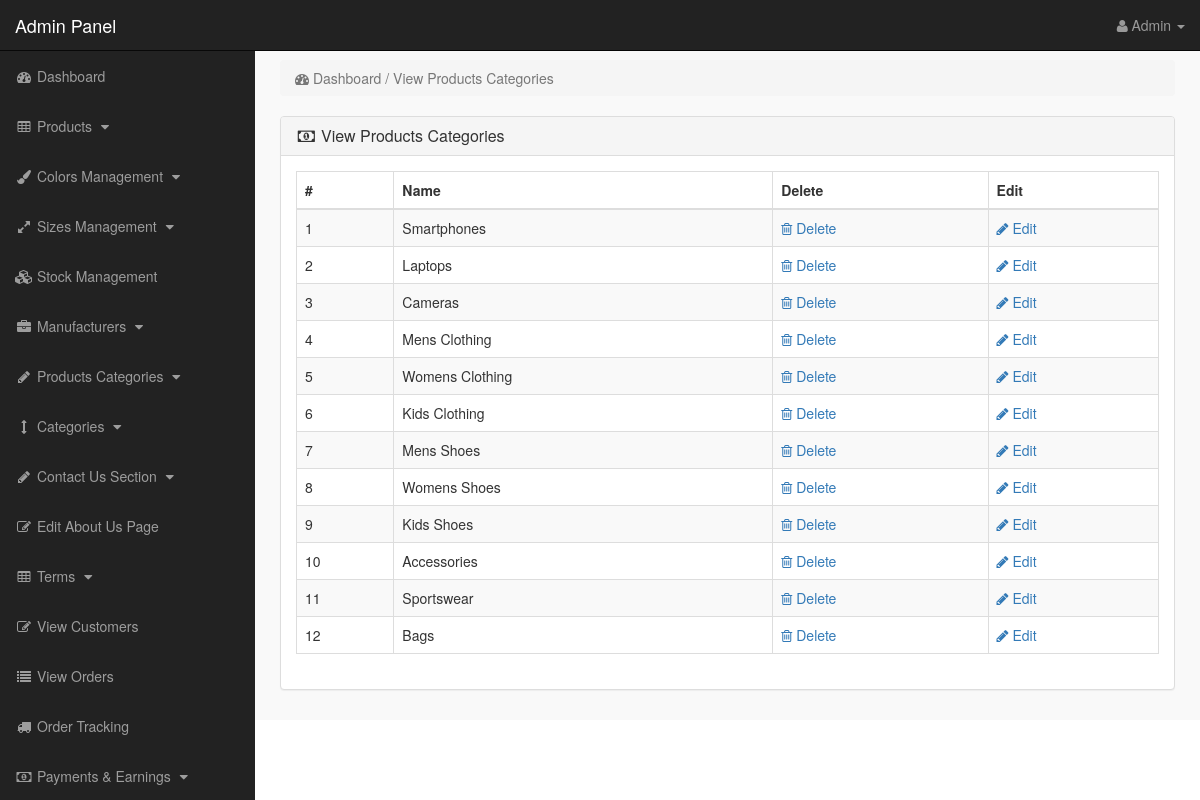
Before: /admin_area/index.php?view_p_cats (signed in) with the older database file.
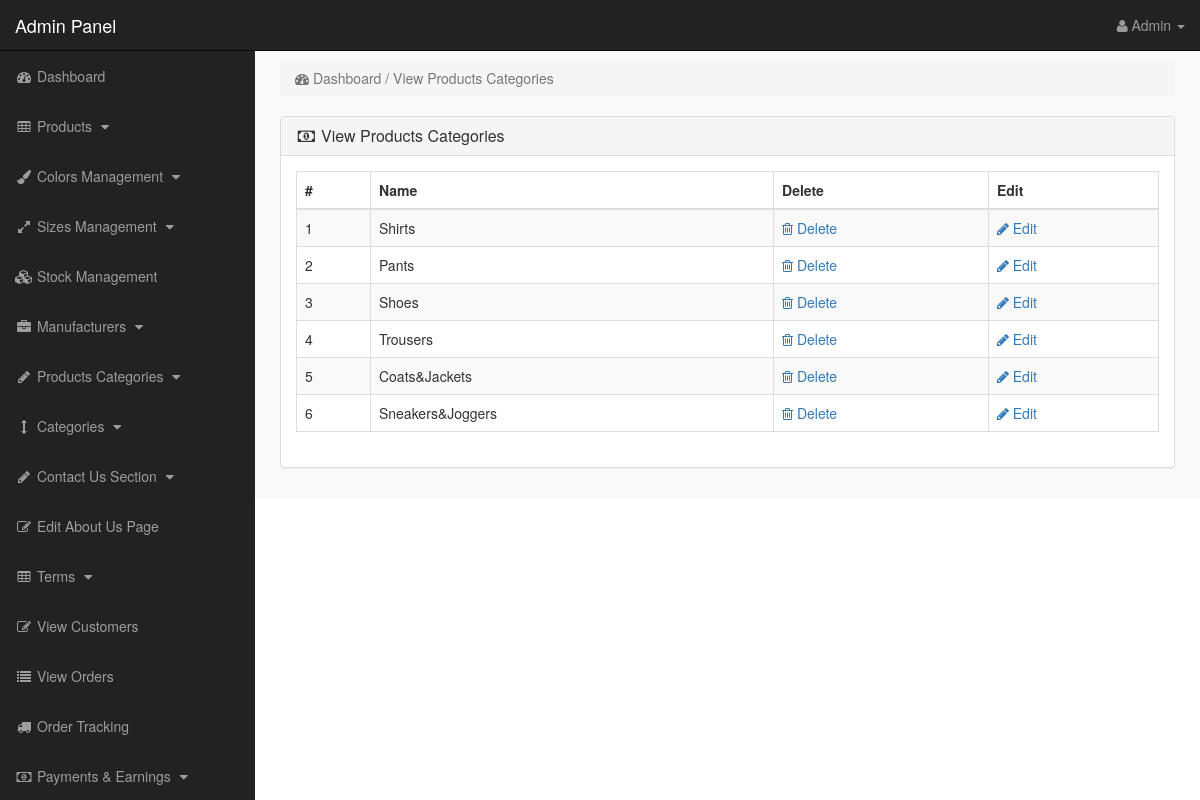
After: the same page with the newer database file.
### tables this page shows
CREATE TABLE `product_categories` (
  `p_cat_id` int(10) NOT NULL,
  `p_cat_title` varchar(255) NOT NULL,
  `p_cat_top` enum('yes','no') DEFAULT 'no',
  `p_cat_image` text DEFAULT NULL,
  `p_cat_desc` text DEFAULT NULL,
  `sizing_type` enum('clothing','shoes','custom','none') DEFAULT 'clothing',
  `p_cat_status` enum('active','inactive') DEFAULT 'active',
  `created_date` timestamp NOT NULL DEFAULT current_timestamp(),
  `updated_date` timestamp NOT NULL DEFAULT current_timestamp() ON UPDATE current_timestamp()
);

### admin_area/view_p_cats.php (the view)
<?php
if(!isset($_SESSION['admin_email'])){
echo "<script>window.open('login.php','_self')</script>";
}
else {
?>
<div class="row">
<div class="col-lg-12">
<ol class="breadcrumb">
<li class="active">
<i class="fa fa-dashboard"></i> Dashboard / View Products Categories
</li>
</ol>
</div>
</div>
<div class="row">
<div class="col-lg-12">
<div class="panel panel-default">
<div class="panel-heading">
<h3 class="panel-title">
<i class="fa fa-money fa-fw"> </i> View Products Categories
</h3>
</div>
<div class="panel-body">
<div class="table-responsive">
<table class="table table-bordered table-hover table-striped">
<thead>
<tr>
<th>#</th>
<th>Name</th>
<th>Delete</th>
<th>Edit</th>
</tr>
</thead>
<tbody>
<?php
$i=0;
$get_p_cats = "select * from product_categories";
$run_p_cats = mysqli_query($con,$get_p_cats);
while($row_p_cats = mysqli_fetch_array($run_p_cats)){
$p_cat_id = $row_p_cats['p_cat_id'];
$p_cat_title = $row_p_cats['p_cat_title'];
$i++;
?>
<tr>
<td> <?php echo $i; ?> </td>
<td> <?php echo $p_cat_title; ?> </td>
<td>
<a href="index.php?delete_p_cat=<?php echo $p_cat_id; ?>">
<i class="fa fa-trash-o"></i> Delete
</a>
</td>
<td>
<a href="index.php?edit_p_cat=<?php echo $p_cat_id; ?>">
<i class="fa fa-pencil"></i> Edit
</a>
</td>
</tr>
<?php } ?>
</tbody>
</table>
</div>
</div>
</div>
</div>
</div>
<?php } ?>

### admin_area/index.php (shortened to what this page needs)
<?php
include("includes/db.php");
if(!isset($_SESSION['admin_email'])){
    echo "<script>window.open('login.php','_self')</script>";
} else {
$admin_session = $_SESSION['admin_email'];
$get_admin = "select * from admins where admin_email='$admin_session'";
$run_admin = mysqli_query($con,$get_admin);
$row_admin = mysqli_fetch_array($run_admin);
$admin_name = $row_admin['admin_name'];
?>
<!DOCTYPE html>
<html>
<head>
<link href="css/bootstrap.min.css" rel="stylesheet">
<link href="css/style.css" rel="stylesheet">
<link href="font-awesome/css/font-awesome.min.css" rel="stylesheet">
</head>
<body>
<div id="wrapper">
<?php include("includes/sidebar.php"); ?>
<div id="page-wrapper">
<div class="container-fluid">
<?php
if(isset($_GET['view_p_cats'])){
    include("view_p_cats.php");
}
?>
</div>
</div>
</div>
</body>
</html>
<?php } ?>

### admin_area/includes/sidebar.php (shortened to what this page needs)
<?php
if(!isset($_SESSION['admin_email'])){
    echo "<script>window.open('login.php','_self')</script>";
} else {
?>
<nav class="navbar navbar-inverse navbar-fixed-top">
<div class="navbar-header">
<a class="navbar-brand" href="index.php?dashboard">Admin Panel</a>
</div>
<ul class="nav navbar-right top-nav">
<li class="dropdown">
<a href="#" class="dropdown-toggle" data-toggle="dropdown">
<i class="fa fa-user"></i>
<?php echo $admin_name; ?> <b class="caret"></b>
</a>
</li>
</ul>
<div class="collapse navbar-collapse navbar-ex1-collapse">
<ul class="nav navbar-nav side-nav">
<li>
<a href="index.php?dashboard">
<i class="fa fa-fw fa-dashboard"></i> Dashboard
</a>
</li>
<li>
<a href="#" data-toggle="collapse" data-target="#products">
<i class="fa fa-fw fa-table"></i> Products
<i class="fa fa-fw fa-caret-down"></i>
</a>
</li>
<li>
<a href="#" data-toggle="collapse" data-target="#colors">
<i class="fa fa-fw fa-paint-brush"></i> Colors Management
<i class="fa fa-fw fa-caret-down"></i>
</a>
</li>
<li>
<a href="#" data-toggle="collapse" data-target="#sizes">
<i class="fa fa-fw fa-expand"></i> Sizes Management
<i class="fa fa-fw fa-caret-down"></i>
</a>
</li>
<li>
<a href="index.php?view_stock">
<i class="fa fa-fw fa-cubes"></i> Stock Management
</a>
</li>
<li>
<a href="#" data-toggle="collapse" data-target="#manufacturers">
<i class="fa fa-fw fa-briefcase"></i> Manufacturers
<i class="fa fa-fw fa-caret-down"></i>
</a>
</li>
<li>
<a href="#" data-toggle="collapse" data-target="#p_cat">
<i class="fa fa-fw fa-pencil"></i> Products Categories
<i class="fa fa-fw fa-caret-down"></i>
</a>
</li>
<li>
<a href="#" data-toggle="collapse" data-target="#cat">
<i class="fa fa-fw fa-arrows-v"></i> Categories
<i class="fa fa-fw fa-caret-down"></i>
</a>
</li>
<li>
<a href="#" data-toggle="collapse" data-target="#contact_us">
<i class="fa fa-fw fa-pencil"></i> Contact Us Section
<i class="fa fa-fw fa-caret-down"></i>
</a>
</li>
<li>
<a href="index.php?edit_about_us">
<i class="fa fa-fw fa-edit"></i> Edit About Us Page
</a>
</li>
<li>
<a href="#" data-toggle="collapse" data-target="#terms">
<i class="fa fa-fw fa-table"></i> Terms
<i class="fa fa-fw fa-caret-down"></i>
</a>
</li>
<li>
<a href="index.php?view_customers">
<i class="fa fa-fw fa-edit"></i> View Customers
</a>
</li>
<li>
<a href="index.php?view_orders">
<i class="fa fa-fw fa-list"></i> View Orders
</a>
</li>
<li>
<a href="index.php?order_tracking">
<i class="fa fa-fw fa-truck"></i> Order Tracking
</a>
</li>
<li>
<a href="#" data-toggle="collapse" data-target="#payments">
<i class="fa fa-fw fa-money"></i> Payments & Earnings
<i class="fa fa-fw fa-caret-down"></i>
</a>
</li>
</ul>
</div>
</nav>
<?php } ?>

### admin_area/css/style.css (style rules this page uses)
body { margin-top:100px; }
@media (min-width: 768px) { body { margin-top:50px; } }
#wrapper { padding-left:0; }
#page-wrapper { width:100%; padding:0; background-color:#F9F9F9; }
@media (min-width: 768px) { #wrapper { padding-left:255px; } }
@media (min-width: 768px) { #page-wrapper { padding:10px; } }
.top-nav { padding:0 15px; }
.top-nav>li { display:inline-block; float:left; }
.top-nav>li>a { padding-top:15px; padding-bottom:15px; line-height:20px; color:#999; }
@media (min-width: 768px) { .side-nav { position:fixed; top:51px; width:255px; border-radius:0; overflow-y:auto; background-color: #222; bottom:0; overflow-x:hidden; padding-bottom:40px; } }
@media (min-width: 768px) { .side-nav>li>a { width:255px; } }
.panel-body { border-radius:5px; }

Changed rows visible on the page:
removed product_categories: p_cat_title "Smartphones"
removed product_categories: p_cat_title "Laptops"
removed product_categories: p_cat_title "Cameras"
removed product_categories: p_cat_title "Mens Clothing"
removed product_categories: p_cat_title "Womens Clothing"
removed product_categories: p_cat_title "Kids Clothing"
removed product_categories: p_cat_title "Mens Shoes"
removed product_categories: p_cat_title "Womens Shoes"
removed product_categories: p_cat_title "Kids Shoes"
removed product_categories: p_cat_title "Accessories"
removed product_categories: p_cat_title "Sportswear"
removed product_categories: p_cat_title "Bags"
added product_categories: p_cat_title "Shirts"
added product_categories: p_cat_title "Pants"
added product_categories: p_cat_title "Shoes"
added product_categories: p_cat_title "Trousers"
added product_categories: p_cat_title "Coats&Jackets"
added product_categories: p_cat_title "Sneakers&Joggers"
